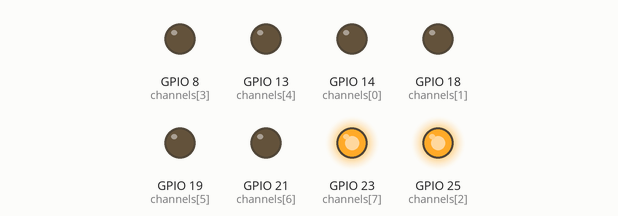
Simulated run of this program. Board: Raspberry Pi (BCM pin numbers). On the bench: output pins drawn as LEDs (lit = HIGH). At 10.0 s the program stops and its outputs stay as they are.

Above: at 0.1 s.
At 1.1 s:
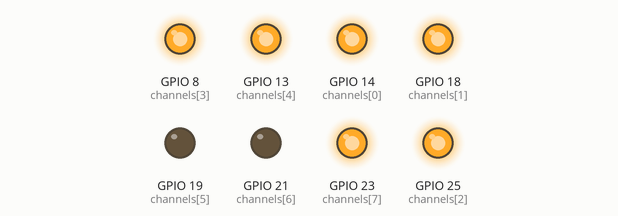
At 2.1 s:
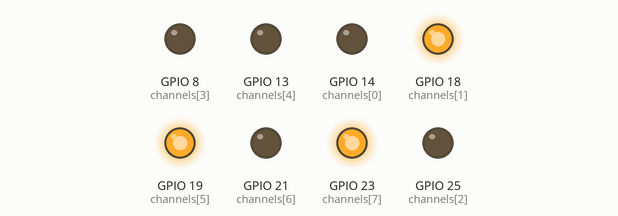
At 5.1 s:
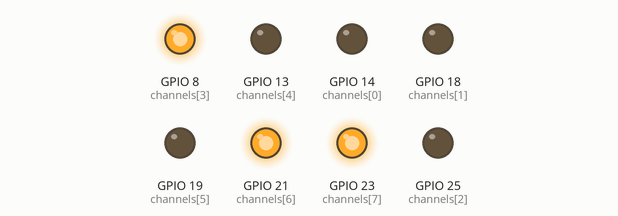
At 7.1 s:
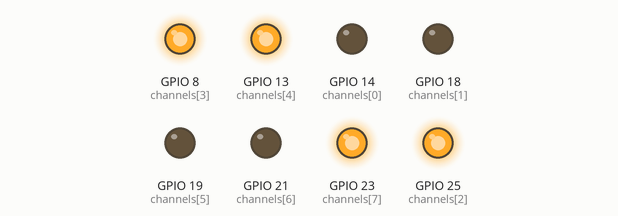
At 10.1 s:
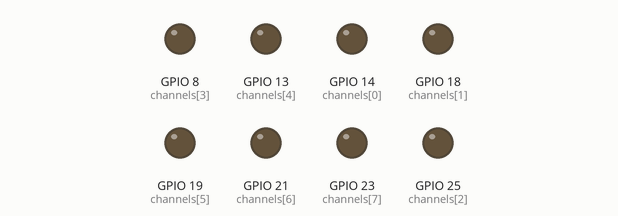
Timing chart, 0 to 11.5 s (numbered marks = the images above):
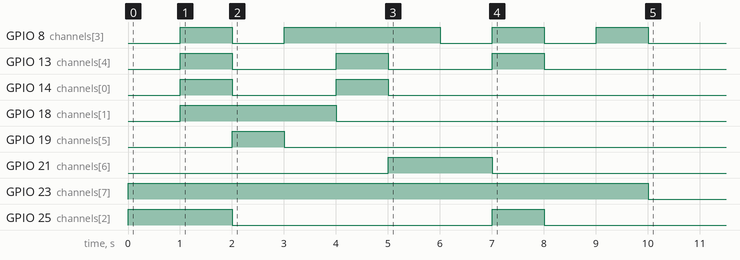

The program:

countup3.py
```python
#!/usr/bin/env python3
# -*- coding: utf-8 -*-

import RPi.GPIO as GPIO
import time

GPIO.setwarnings(False)
GPIO.setup
GPIO.setmode(GPIO.BCM)
channels = [14, 18, 25 ,8, 13, 19, 21, 23]
GPIO.setup(channels,GPIO.OUT)

#23(anode)on
GPIO.output(23,1)

#0
def display_0():
	c00 = [14, 21, 19, 13, 8, 18]
	c01 = [25]
	GPIO.output(c00,0)
	GPIO.output(c01,1)
	time.sleep(1)

#1
def display_1():
	c10 = [21, 19]
	c11 = [14, 13, 8, 18, 25]
	GPIO.output(c10,0)
	GPIO.output(c11,1)
	time.sleep(1)

#2
def display_2():
	c20 = [14, 21, 13, 8, 25]
	c21 = [19, 18]
	GPIO.output(c20,0)
	GPIO.output(c21,1)
	time.sleep(1)

#3
def display_3():
	c30 = [14, 21, 19, 13, 25]
	c31 = [8, 18]
	GPIO.output(c30,0)
	GPIO.output(c31,1)
	time.sleep(1)

#4
def display_4():
	c40 = [21, 19, 18, 25]
	c41 = [14, 13, 8]
	GPIO.output(c40,0)
	GPIO.output(c41,1)
	time.sleep(1)
#5
def display_5():
	c50 = [14, 19, 13, 18, 25]
	c51 = [21, 8]
	GPIO.output(c50,0)
	GPIO.output(c51,1)
	time.sleep(1)
#6
def display_6():
	c60 = [14, 19, 13, 8, 18, 25]
	c61 = [21]
	GPIO.output(c60,0)
	GPIO.output(c61,1)
	time.sleep(1)
#7
def display_7():
	c70 = [14, 21, 19, 18]
	c71 = [13, 8, 25]
	GPIO.output(c70,0)
	GPIO.output(c71,1)
	time.sleep(1)
#8
def display_8():
	c80 = [14, 21, 19, 13, 8, 18, 25]
	c81 = []
	GPIO.output(c80,0)
	GPIO.output(c81,1)
	time.sleep(1)
#9
def display_9():
	c90 = [14, 21, 19, 13, 18, 25]
	c91 = [8]
	GPIO.output(c90,0)
	GPIO.output(c91,1)
	time.sleep(1)

#do function
display_0()
display_1()
display_2()
display_3()
display_4()
display_5()
display_6()
display_7()
display_8()
display_9()

#23(anode)off
GPIO.cleanup()
```

Measured:
- by itself, GPIO 8 (channels[3]): LOW → HIGH at 1.0 s, → LOW 1.0 s later, → HIGH 1.0 s later, → LOW 3.0 s later, … (8 changes in this stretch)
- by itself, GPIO 13 (channels[4]): alternates HIGH for 1.0 s and LOW for 2.0 s, 6 changes in all, then stays LOW
- by itself, GPIO 14 (channels[0]): alternates HIGH for 1.0 s and LOW for 2.0 s, 4 changes in all, then stays LOW
- by itself, GPIO 18 (channels[1]): LOW → HIGH at 1.0 s, → LOW 3.0 s later
- by itself, GPIO 19 (channels[5]): LOW → HIGH at 2.0 s, → LOW 1.0 s later
- by itself, GPIO 21 (channels[6]): LOW → HIGH at 5.0 s, → LOW 2.0 s later
- by itself, GPIO 23 (channels[7]): LOW → HIGH at 0.00 s, → LOW 10.0 s later
- by itself, GPIO 25 (channels[2]): LOW → HIGH at 0.00 s, → LOW 2.0 s later, → HIGH 5.0 s later, → LOW 1.0 s later
